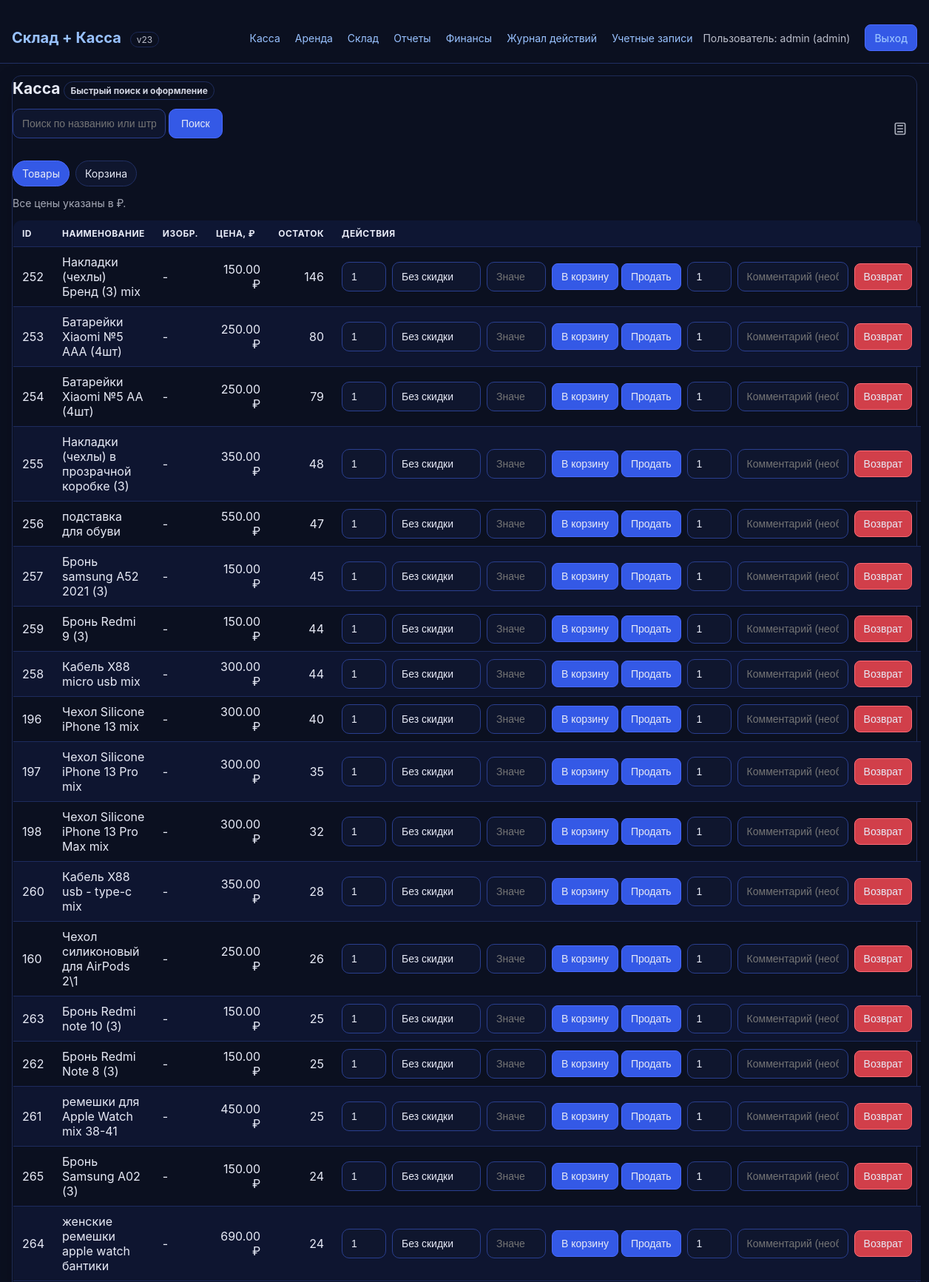
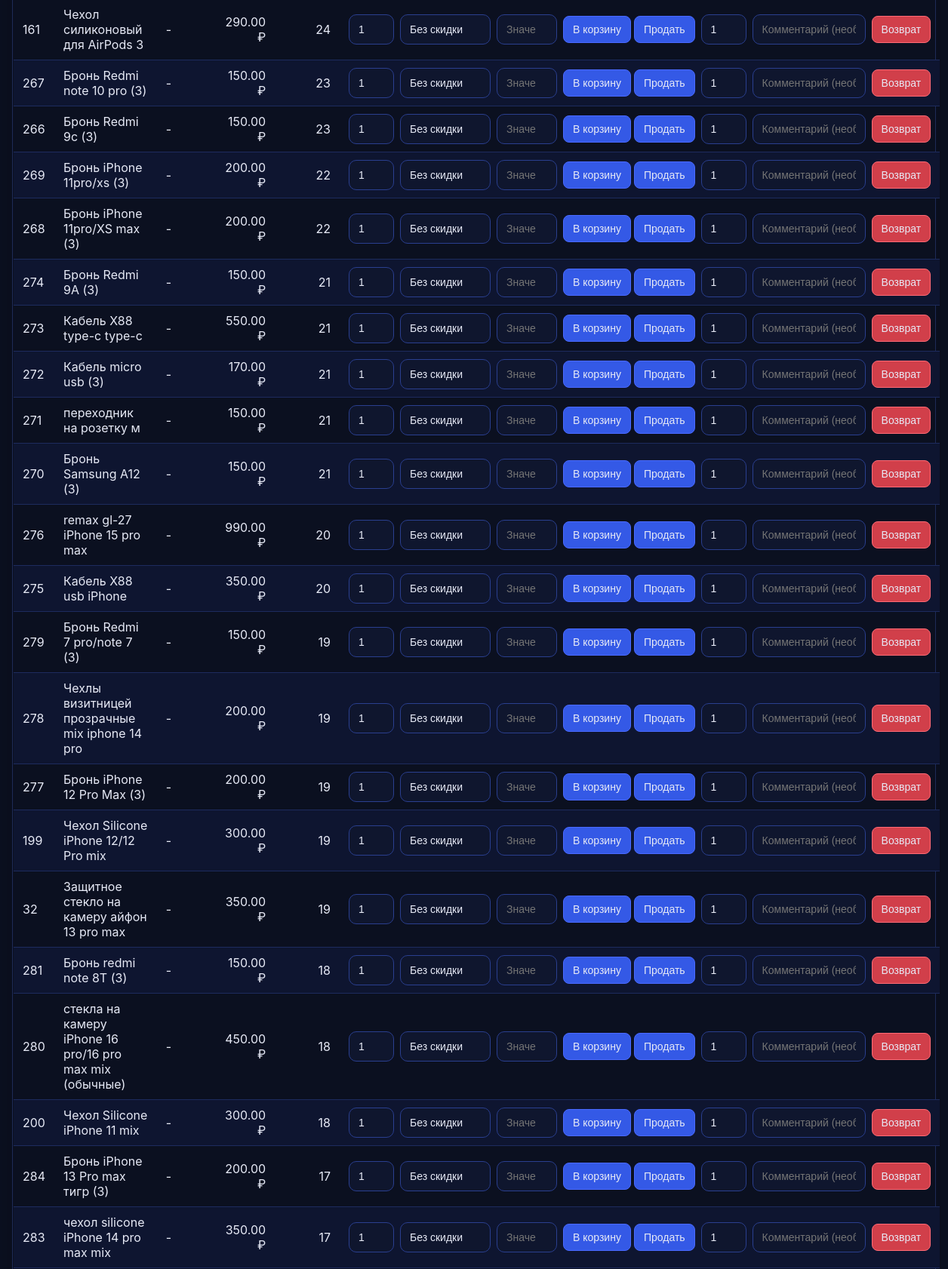
The app's page /pos (signed in, upper part) with its own data (2 pictures, top to bottom).
### app.py (models this page shows, shortened)
class User(db.Model, UserMixin):
    id = db.Column(db.Integer, primary_key=True)
    username = db.Column(db.String(80), unique=True, nullable=False)
    password_hash = db.Column(db.String(256), nullable=False)
    role = db.Column(db.String(20), nullable=False, default='cashier')

class Product(db.Model):
    id = db.Column(db.Integer, primary_key=True)
    name = db.Column(db.String(200), nullable=False, index=True)
    sku = db.Column(db.String(120), index=True)
    barcode = db.Column(db.String(120), index=True)
    image_url = db.Column(db.String(500))
    search_text = db.Column(db.Text, nullable=False, default='')
    cost_price = db.Column(db.Float, nullable=False, default=0.0)
    base_price = db.Column(db.Float, nullable=False, default=0.0)
    stock_qty = db.Column(db.Integer, nullable=False, default=0)
    is_archived = db.Column(db.Boolean, nullable=False, default=False)
    created_at = db.Column(db.DateTime, default=datetime.utcnow, nullable=False)

### app.py (the view, shortened to what this page needs)
@app.route('/pos', methods=['GET','POST'])
@login_required
def pos():
    q = request.args.get('q','').strip()
    tab = request.args.get('tab','products')
    if q:
        raw = q
        like = f"%{raw}%"
        norm = _normalize_text(raw)
        tokens = [t for t in raw.lower().split() if t]
        norm_tokens = [t for t in norm.split() if t] or [norm]
        from sqlalchemy import func, case
        def subseq(s):
            return "%%" + "%%".join(list(s)) + "%%" if s else "%%"
        conds_per_token = []
        for t, nt in zip(tokens or [raw.lower()], norm_tokens):
            t_like = f"%{t}%"
            nt_like = f"%{nt}%"
            nt_sub = subseq(nt)
            conds_per_token.append(
                or_(
                    Product.name.ilike(t_like),
                    Product.sku.ilike(t_like),
                    Product.barcode.ilike(t_like),
                    Product.search_text.like(nt_like),
                    Product.search_text.like(nt_sub)
                )
            )
        cond = and_(Product.is_archived == False, *conds_per_token)
        rank = case(
            (Product.name.ilike(f"{raw}%"), 0),
            (Product.name.ilike(like), 1),
            (Product.search_text.like(subseq(norm)), 2),
            else_=3
        )
        stock_rank = case((Product.stock_qty > 0, 0), else_=1)
        products = (Product.query
                    .filter(cond)
                    .order_by(stock_rank.asc(), rank.asc(), Product.stock_qty.desc(), Product.name.asc())
                    .limit(100).all())
    else:
        from sqlalchemy import case
        stock_rank = case((Product.stock_qty > 0, 0), else_=1)
        products = (Product.query
                    .filter(Product.is_archived == False)
                    .order_by(stock_rank.asc(), Product.stock_qty.desc(), Product.created_at.desc())
                    .limit(50).all())
    cart = session.get('cart') or []
    cart_view = []
    subtotal = 0.0
    subtotal = round(subtotal, 2)
    return render_template('pos.html', products=products, q=q, cart=cart_view, subtotal=subtotal, tab=tab)

### app.py (called while the page is built, shortened)
@app.after_request
def _set_secure_headers(resp):
    resp.headers.setdefault("X-Content-Type-Options", "nosniff")
    resp.headers.setdefault("X-Frame-Options", "DENY")
    resp.headers.setdefault("X-XSS-Protection", "1; mode=block")
    resp.headers.setdefault("Content-Security-Policy", "default-src 'self'; style-src 'self' 'unsafe-inline'; img-src 'self' data:;")
    resp.headers.setdefault("Referrer-Policy", "strict-origin-when-cross-origin")
    resp.headers.setdefault("Strict-Transport-Security", "max-age=31536000; includeSubDomains")
    return resp

@app.context_processor
def inject_csrf():
    return {
        'csrf_token': lambda: generate_csrf(),
        'csrf_field': lambda: Markup(f'<input type="hidden" name="csrf_token" value="{generate_csrf()}">'),
    }

def safe_url_for(endpoint, **values):
    try:
        return url_for(endpoint, **values)
    except BuildError:
        return None

@login_manager.user_loader
def load_user(uid):
    return db.session.get(User, int(uid))

@app.before_request
def _app_bootstrap():
    global _init_flag
    if _init_flag:
        return

### templates/pos.html (shortened to what this page needs)
{% extends "base.html" %}
{% block content %}
<section class="panel pos-section">
  <h2 class="only-desktop">Касса <span class="badge">Быстрый поиск и оформление</span></h2>
  <div class="pos-header-controls">
    <form method="get" class="pos-search-form">
      <input type="text" name="q"
             placeholder="Поиск по названию или штрихкоду"
             value="{{ q }}"
             autocapitalize="none"
             autocomplete="off"
             autocorrect="off"
             inputmode="search"
             enterkeyhint="search"
             autofocus>
      <button type="submit" class="btn">Поиск</button>
    </form>
    <button type="button" class="pos-calc-btn" onclick="toggleCalculator()" title="Открыть калькулятор">
      <svg width="20" height="20" viewBox="0 0 24 24" fill="none" xmlns="http://www.w3.org/2000/svg">
        <rect x="4" y="3" width="16" height="18" rx="2" stroke="currentColor" stroke-width="2"/>
        <path d="M8 7h8M8 12h8M8 17h8" stroke="currentColor" stroke-width="2" stroke-linecap="round"/>
      </svg>
    </button>
  </div>
  <div class="tabs">
    <a href="{{ url_for('pos', q=q, tab='products') }}" class="{% if tab != 'cart' %}active{% endif %}">Товары</a>
    <a href="{{ url_for('pos', q=q, tab='cart') }}" class="{% if tab == 'cart' %}active{% endif %}">Корзина {% if cart_count %}<span class="badge">{{ cart_count }}</span>{% endif %}</a>
  </div>
  {% if tab != 'cart' %}
  <p class="muted">Все цены указаны в ₽.</p>
  <div class="only-desktop">
  <table class="table">
    <thead>
      <tr>
        <th class="col-id">ID</th>
        <th>Наименование</th>
        <th class="col-img">Изобр.</th>
        <th>Цена, ₽</th>
        <th>Остаток</th>
        <th>Действия</th>
      </tr>
    </thead>
    <tbody>
      {% if products and products|length > 0 %}
        {% for p in products %}
        <tr class="{% if p.stock_qty <= 0 %}low{% elif p.stock_qty <= 2 %}low{% endif %}">
          <td class="col-id">{{ p.id }}</td>
          <td>{{ p.name }}</td>
          <td class="col-img">{% if p.image_url %}<img src="{{ p.image_url }}" alt="img" class="pos-thumb" style="width:40px;height:40px;object-fit:cover;border-radius:8px" onerror="this.style.display='none'">{% else %}-{% endif %}</td>
          <td class="num">{{ "%.2f"|format(p.base_price) }} ₽</td>
          <td class="num">{{ p.stock_qty }}</td>
          <td>
            <div class="row-actions" style="display:flex; gap:8px; flex-wrap:nowrap; align-items:center">
            <form method="post" class="form-inline" style="display:flex; gap:8px; margin:0">
              <input class="qty"
                     type="number"
                     name="quantity"
                     value="1"
                     min="1"
                     max="{{ p.stock_qty }}"
                     style="width:60px"
                     {% if p.stock_qty <= 0 %}disabled{% endif %}>
              <div class="only-desktop discount-controls" style="display:flex; gap:8px">
                <select name="discount_type">
                  <option value="">Без скидки</option>
                </select>
                <input class="disc-val"
                       type="number"
                       step="0.01"
                       name="discount_value"
                       placeholder="Значение"
                       style="width:80px">
              </div>
              <div class="action-buttons" style="display:flex; gap:4px">
                <button type="submit"
                        class="btn small"
                        formaction="{{ url_for('pos_cart_add') }}"
                        formmethod="post"
                        {% if p.stock_qty <= 0 %}disabled title="Нет в наличии"{% endif %}>
                  В корзину
                </button>
                <button type="submit"
                        class="btn small"
                        formaction="{{ url_for('pos') }}"
                        formmethod="post"
                        {% if p.stock_qty <= 0 %}disabled title="Нет в наличии"{% endif %}>
                  Продать
                </button>
              </div>
            </form>
            <form method="post" action="{{ url_for('pos_return') }}" class="form-inline" style="display:flex; gap:8px; margin:0">
              <input class="qty" type="number" name="quantity" value="1" min="1" style="width:60px">
              <input class="note" type="text" name="note" placeholder="Комментарий (необязательно)">
              <button type="submit" class="btn danger small">Возврат</button>
            </form>
            </div>
          </td>
        </tr>
        {% endfor %}
      {% else %}
        <tr><td colspan="6" class="muted">Ничего не найдено. Измените запрос.</td></tr>
      {% endif %}
    </tbody>
  </table>
  </div>
  {% endif %}
</section>
{% endblock %}

### templates/base.html (shortened to what this page needs)
﻿<!doctype html>
<html lang="ru">
<head>
  <link rel="stylesheet" href="{{ url_for('static', filename='styles.css') }}">
</head>
<body>
  <header class="container header">
    <div class="brand"><a href="{{ url_for('index') }}">Склад + Касса</a> <span class="chip">{{ VERSION }}</span></div>
    <nav>
      {% if current_user.is_authenticated %}
        <a href="{{ url_for('pos') }}">Касса</a>
        <a href="{{ url_for('rental') }}">Аренда</a>
        {% if current_user.role == 'admin' %}
          <a href="{{ url_for('admin_products') }}">Склад</a>
          <a href="{{ url_for('admin_reports') }}">Отчеты</a>
          <a href="{{ url_for('admin_finance') }}">Финансы</a>
          {% set act_link = safe_url_for('admin_activity') %}{% if act_link %}<a href="{{ act_link }}">Журнал действий</a>{% endif %}
          <a href="{{ url_for('admin_users') }}">Учетные записи</a>
        {% endif %}
        <span class="user">Пользователь: {{ current_user.username }} ({{ current_user.role }})</span>
        <a href="{{ url_for('logout') }}" class="btn small">Выход</a>
      {% else %}
        <a href="{{ url_for('login') }}" class="btn small">Вход</a>
      {% endif %}
    </nav>
  </header>
  <main class="container">
    {% block content %}{% endblock %}
  </main>
</body>
</html>

### static/styles.css (style rules this page uses)
* { box-sizing:border-box }
body { margin:0;font-family:-apple-system,BlinkMacSystemFont,"Segoe UI",Roboto,Inter,Arial,sans-serif;background:#0b1020;color:#e7eaf6;-webkit-font-smoothing:antialiased;-moz-osx-font-smoothing:grayscale;font-size:14px }
a { color:#98c1ff;text-decoration:none }
.container { max-width:1440px;margin:0 auto;padding:16px }
.header,.footer { display:flex;align-items:center;justify-content:space-between;flex-wrap:wrap }
.header { border-bottom:1px solid #213064 }
.header nav { display:flex;align-items:center;gap:8px;flex-wrap:wrap }
.header .brand a { font-weight:700;font-size:20px }
.header nav a { margin-right:0 }
.user { opacity:.8;margin-right:12px }
.panel { background:#121a33;border:1px solid #1e2b57;border-radius:12px;padding:14px;box-shadow:0 10px 30px rgba(0,0,0,.2) }
h1,h2,h3 { margin:4px 0 12px }
.form-inline { display:flex; align-items:center; gap:8px; flex-wrap:nowrap }
input,select,button { padding:8px 12px; border-radius:10px; border:1px solid #2a3f8f; background:#0f162e; color:#e7eaf6; height:40px; line-height:20px; font-size:14px; transition: border-color 0.2s, box-shadow 0.2s; }
input[type="number"] { width:120px }
.btn { background:#3459e6; border:1px solid #4a6aff; cursor:pointer; display:inline-flex; align-items:center; justify-content:center; white-space:nowrap; height:40px; padding:8px 16px; font-weight:500; transition:all 0.2s; }
.btn.small { padding:6px 12px; border-radius:8px; height:36px; min-width:auto; }
.btn.danger { background:#d13f4a;border-color:#ff6b76 }
.table { width:100%;border-collapse:collapse;margin-top:12px;border:1px solid #213064;border-radius:12px;overflow:hidden }
.table th,.table td { border-bottom:1px solid #1d2b5e;padding:8px 10px;text-align:left }
.table thead th { position:sticky;top:0;background:#0e1633;text-transform:uppercase;font-size:12px;letter-spacing:.04em }
.table tbody tr:nth-child(2n) { background:#0e1530 }
.table td .form-inline + .form-inline { margin-left:8px }
.table td form.form-inline { display:inline-flex;align-items:center;gap:6px }
.row-actions { display:flex;align-items:center;gap:8px;flex-wrap:nowrap }
.row-actions form { display:inline-flex;align-items:center;gap:6px }
.row-actions .qty { width:64px; }
.row-actions select { min-width:120px; -webkit-appearance:none; -moz-appearance:none; appearance:none; }
.row-actions .disc-val { width:90px; }
.row-actions .note { width:150px; }
.tabs { display:flex;gap:8px;margin:8px 0 12px }
.tabs a { display:inline-flex;align-items:center;gap:6px;padding:8px 12px;border:1px solid #213064;border-radius:999px;background:#0f162e;color:#e7eaf6;text-decoration:none }
.tabs a.active { background:#3459e6;border-color:#4a6aff }
.muted { opacity:.7 }
.badge { display:inline-block;padding:4px 8px;border:1px solid #213064;border-radius:999px;font-size:12px;opacity:.9 }
.table td.num, .table th.num { text-align: right; }
.table td, .table th { vertical-align: middle; }
.form-inline .btn { min-width: 64px; justify-content: center; }
.header nav a { padding: 4px 6px; border-radius: 6px; }
input, select, button { outline: none; }
.chip { display:inline-block;margin-left:8px;padding:2px 8px;border:1px solid #213064;border-radius:999px;font-size:12px;opacity:.8 }
.table th, .table td { padding: 10px 12px; }
.pos-section { padding: 0; margin: 0; background: #0b1020; }
.pos-header-controls { display: flex; gap: 12px; align-items: flex-start; margin-bottom: 16px; }
.pos-header-controls form { flex: 1; }
.pos-calc-btn { height: 40px; min-width: 44px; padding: 0 12px; display: inline-flex; align-items: center; justify-content: center; background: #213064; border: 1px solid #2a3f8f; color: #e7eaf6; border-radius: 10px; cursor: pointer; transition: all 0.2s; }
.pos-calc-btn { background: none; border: none; padding: 8px; cursor: pointer; color: #e7eaf6; opacity: 0.8; transition: opacity 0.2s; }
.pos-calc-btn svg { width: 20px; height: 20px; opacity: 0.9; }
.pos-header-controls { display: flex; gap: 8px; align-items: center; position: relative; }

### records on screen
User: username "admin", role "admin"
Product: id "252", name "Накладки (чехлы) Бренд (З) mix", base_price "150.00", stock_qty "146", quantity "1"
Product: id "253", name "Батарейки Xiaomi №5 AAA (4шт)", base_price "250.00", stock_qty "80", quantity "1"
Product: id "254", name "Батарейки Xiaomi №5 AA (4шт)", base_price "250.00", stock_qty "79", quantity "1"
Product: id "255", name "Накладки (чехлы) в прозрачной коробке (З)", base_price "350.00", stock_qty "48", quantity "1"
Product: id "256", name "подставка для обуви", base_price "550.00", stock_qty "47", quantity "1"
Product: id "257", name "Бронь samsung A52 2021 (З)", base_price "150.00", stock_qty "45", quantity "1"
Product: id "259", name "Бронь Redmi 9 (З)", base_price "150.00", stock_qty "44", quantity "1"
Product: id "258", name "Кабель X88 micro usb mix", base_price "300.00", stock_qty "44", quantity "1"
Product: id "196", name "Чехол Silicone iPhone 13 mix", base_price "300.00", stock_qty "40", quantity "1"
Product: id "197", name "Чехол Silicone iPhone 13 Pro mix", base_price "300.00", stock_qty "35", quantity "1"
Product: id "198", name "Чехол Silicone iPhone 13 Pro Max mix", base_price "300.00", stock_qty "32", quantity "1"
Product: id "260", name "Кабель X88 usb - type-c mix", base_price "350.00", stock_qty "28", quantity "1"
Product: id "160", name "Чехол силиконовый для AirPods 2\\1", base_price "250.00", stock_qty "26", quantity "1"
Product: id "263", name "Бронь Redmi note 10 (З)", base_price "150.00", stock_qty "25", quantity "1"
Product: id "262", name "Бронь Redmi Note 8 (З)", base_price "150.00", stock_qty "25", quantity "1"
Product: id "261", name "ремешки для Apple Watch mix 38-41", base_price "450.00", stock_qty "25", quantity "1"
Product: id "265", name "Бронь Samsung A02 (З)", base_price "150.00", stock_qty "24", quantity "1"
Product: id "264", name "женские ремешки apple watch бантики", base_price "690.00", stock_qty "24", quantity "1"
Product: id "161", name "Чехол силиконовый для AirPods 3", base_price "290.00", stock_qty "24", quantity "1"
Product: id "267", name "Бронь Redmi note 10 pro (З)", base_price "150.00", stock_qty "23", quantity "1"
Product: id "266", name "Бронь Redmi 9c (З)", base_price "150.00", stock_qty "23", quantity "1"
Product: id "269", name "Бронь iPhone 11pro/xs (З)", base_price "200.00", stock_qty "22", quantity "1"
Product: id "268", name "Бронь iPhone 11pro/XS max (З)", base_price "200.00", stock_qty "22", quantity "1"
Product: id "274", name "Бронь Redmi 9A (З)", base_price "150.00", stock_qty "21", quantity "1"
Product: id "273", name "Кабель X88 type-c type-c", base_price "550.00", stock_qty "21", quantity "1"
Product: id "272", name "Кабель micro usb (З)", base_price "170.00", stock_qty "21", quantity "1"
Product: id "271", name "переходник на розетку м", base_price "150.00", stock_qty "21", quantity "1"
Product: id "270", name "Бронь Samsung A12 (З)", base_price "150.00", stock_qty "21", quantity "1"
Product: id "276", name "remax gl-27 iPhone 15 pro max", base_price "990.00", stock_qty "20", quantity "1"
Product: id "275", name "Кабель X88 usb iPhone", base_price "350.00", stock_qty "20", quantity "1"
Product: id "279", name "Бронь Redmi 7 pro/note 7 (З)", base_price "150.00", stock_qty "19", quantity "1"
Product: id "278", name "Чехлы визитницей прозрачные mix iphone 14 pro", base_price "200.00", stock_qty "19", quantity "1"
Product: id "277", name "Бронь iPhone 12 Pro Max (З)", base_price "200.00", stock_qty "19", quantity "1"
Product: id "199", name "Чехол Silicone iPhone 12/12 Pro mix", base_price "300.00", stock_qty "19", quantity "1"
Product: id "32", name "Защитное стекло на камеру айфон 13 pro max", base_price "350.00", stock_qty "19", quantity "1"
Product: id "281", name "Бронь redmi note 8T (З)", base_price "150.00", stock_qty "18", quantity "1"
Product: id "280", name "стекла на камеру iPhone 16 pro/16 pro max mix (обычные)", base_price "450.00", stock_qty "18", quantity "1"
Product: id "200", name "Чехол Silicone iPhone 11 mix", base_price "300.00", stock_qty "18", quantity "1"
Product: id "284", name "Бронь iPhone 13 Pro max тигр (З)", base_price "200.00", stock_qty "17", quantity "1"
Product: id "283", name "чехол silicone iPhone 14 pro max mix", base_price "350.00", stock_qty "17", quantity "1"

### other values on screen
{{ VERSION }} "v23"
